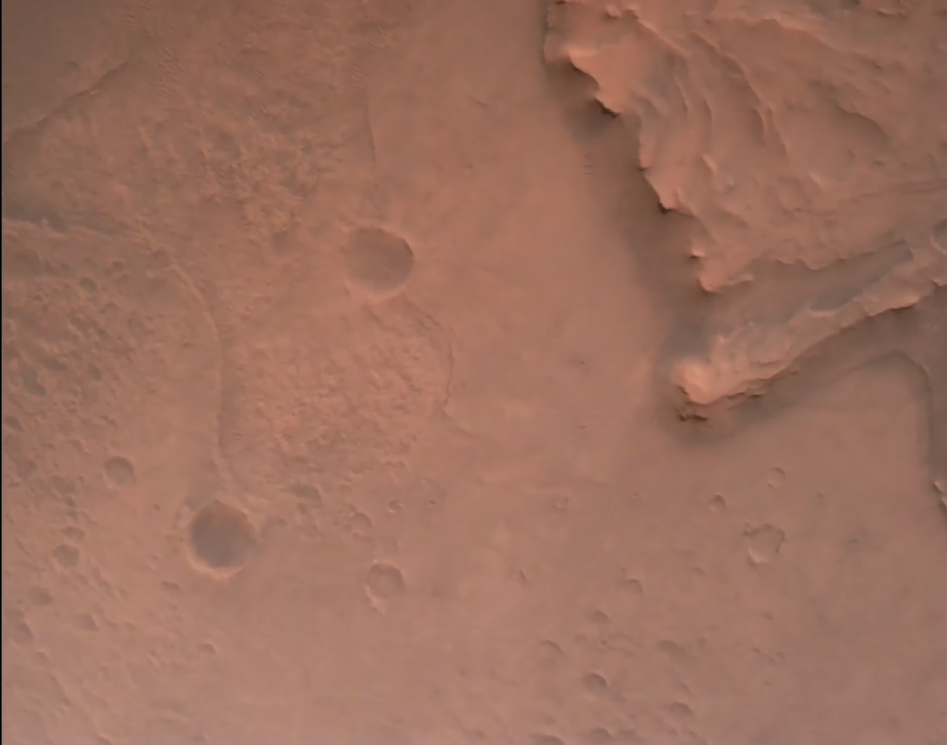
#> input picture data/aerials/Mars_Perseverance_descent_1.png, 947 x 745 px, shrunk from 2266 x 1782 before the run
$ python landing_jezero_west_ridge.py
#> lines starting #> are read from the running program, lines starting #| are printed output that depends on the picture; long printed decimals are rounded
#> further down, img1 is the input picture: shape (745, 947, 3) float32; mean R, G, B 0.608, 0.437, 0.371
### src/perseverance/__init__.py
import matplotlib
matplotlib.use('Qt5Agg')

from os.path import dirname, realpath, join

assetsdir = join(dirname(dirname(dirname(realpath(__file__)))), "data", "aerials")

def rgb2gray(img):
    r = img[:, :, 0]
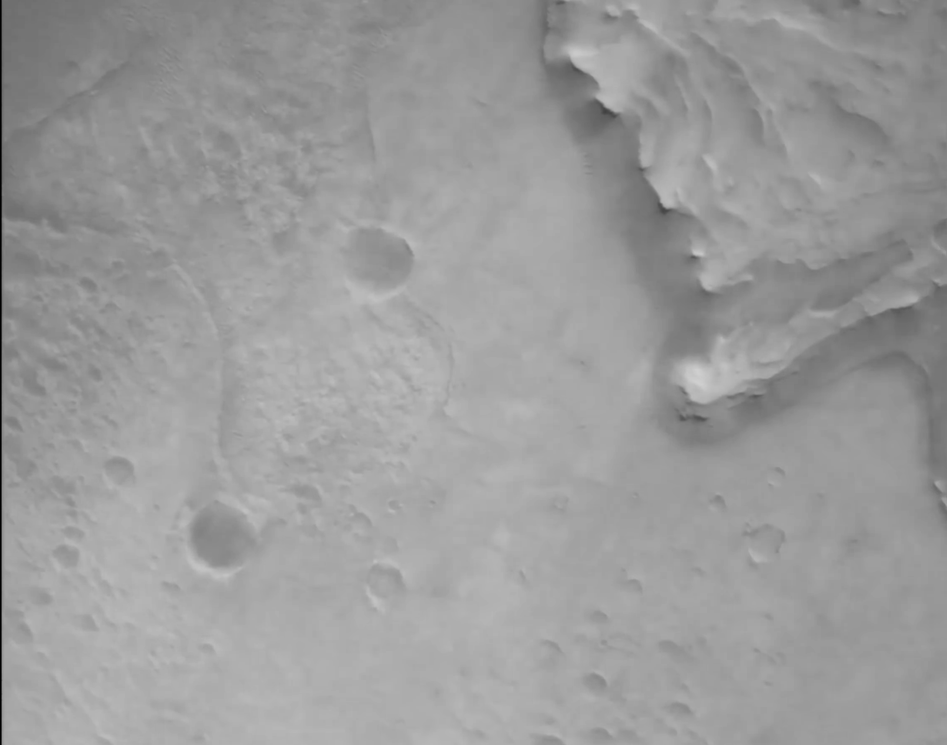
#> r: shape (745, 947) float32; min 0, max 0.812, mean 0.609
    g = img[:, :, 1]
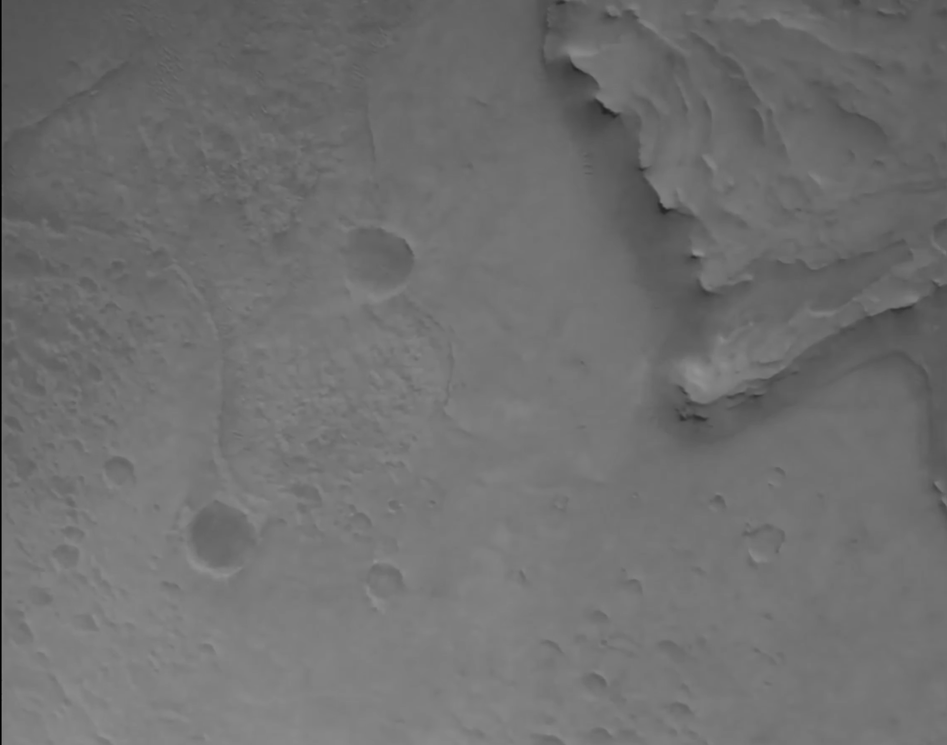
#> g: shape (745, 947) float32; min 0, max 0.573, mean 0.437
    b = img[:, :, 2]
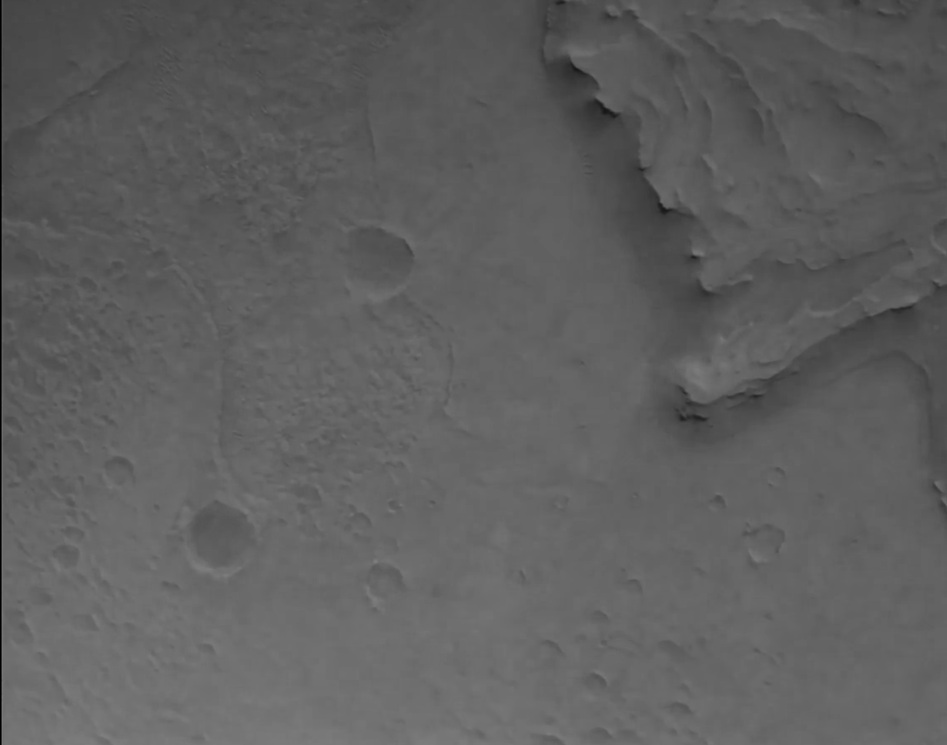
#> b: shape (745, 947) float32; min 0, max 0.494, mean 0.371
    return (
        0.2989 * r + 0.5879 * g + 0.114 * b
    )
#| 0.4471 0.4901
#| 0.4721 0.481
#| 0.4721 0.481
#| 0.1145 0.05379
#| 0.01312 0.002893

def threshold(img, thresh=127):
    return ((img > thresh) * 255).astype("uint8")

def inverted_threshold(img, thresh=127):
#> called with thresh = 220
    return ((img < thresh) * 255).astype("uint8")
#> returned value: shape (745, 947); every value is 255

### src/perseverance/landing_jezero_west_ridge.py
"""
IMAGE SEGMENTATION: image thresholding
on Mars Perseverance landing aerial image
(west edge of Jezero Crater)
"""
from os.path import join

import numpy as np
import matplotlib.pyplot as plt
import matplotlib.image as mpimg

from __init__ import assetsdir, rgb2gray, threshold, inverted_threshold


img1 = mpimg.imread(join(assetsdir, "Mars_Perseverance_descent_1.png"))
grayscale_img1 = rgb2gray(img1)
print(np.median(img1), np.median(grayscale_img1))
print(np.average(img1), np.average(grayscale_img1))
print(np.mean(img1), np.mean(grayscale_img1))
print(np.std(img1), np.std(grayscale_img1))
print(np.var(img1), np.var(grayscale_img1))

_, axs = plt.subplots(2, 2, constrained_layout=True)

axs[0,0].set_title("Original")
axs[0,0].imshow(img1)

axs[0,1].set_title("grayscale")
axs[0,1].imshow(grayscale_img1,  cmap="gray")

axs[1,0].set_title("grayscale - inverted threshold 200 grayscale")
axs[1,0].imshow(grayscale_img1 - inverted_threshold(grayscale_img1, thresh=220), cmap="gray")

axs[1,1].set_title("inverted threshold 127 grayscale - grayscale")
axs[1,1].imshow(inverted_threshold(grayscale_img1) - grayscale_img1, cmap="gray")

plt.show()
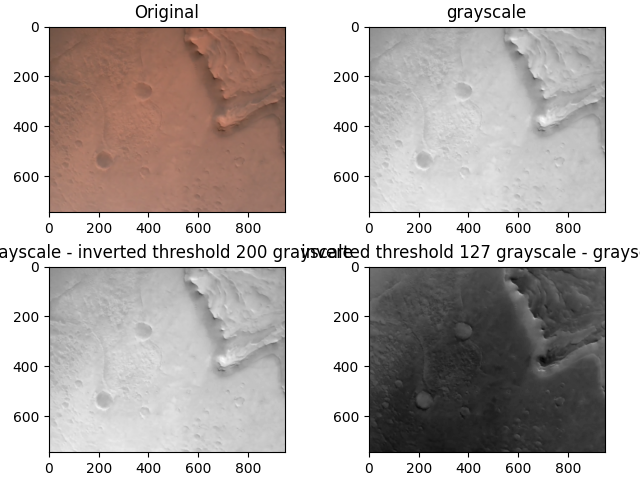
#> figure drawn by matplotlib, 4 panels

$ run again, with data/aerials/Mars_Perseverance_descent_2.png copied over data/aerials/Mars_Perseverance_descent_1.png
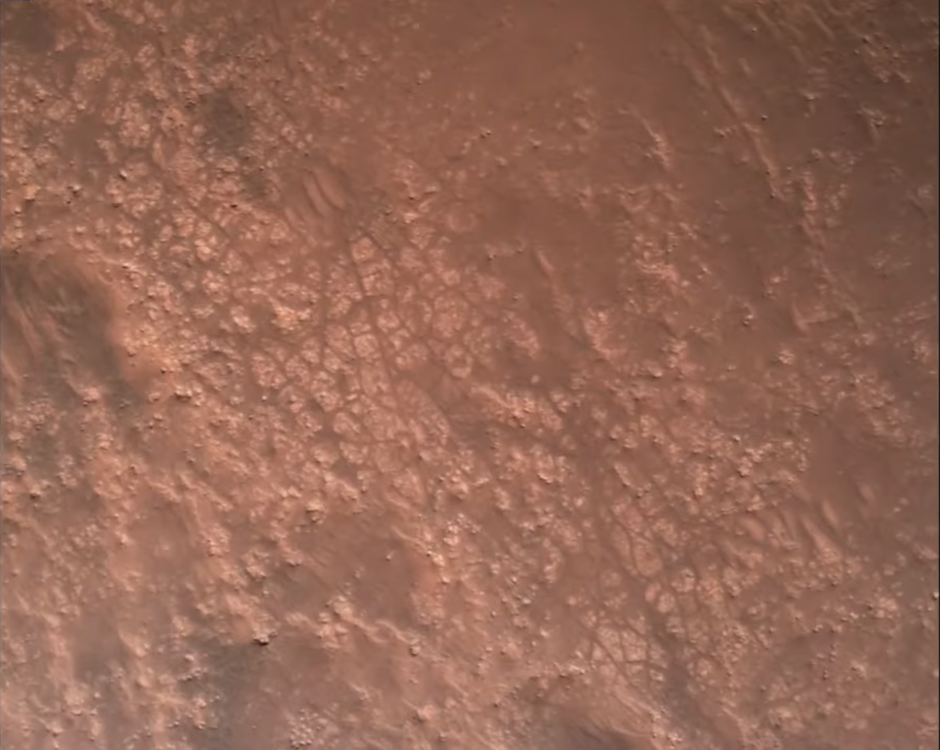
#> input picture data/aerials/Mars_Perseverance_descent_2.png, 940 x 750 px, shrunk from 2703 x 2157 before the run
#> img1 is the input picture: shape (750, 940, 3) float32; mean R, G, B 0.579, 0.403, 0.335
#> in rgb2gray, `b = img[:, :, 2]`:
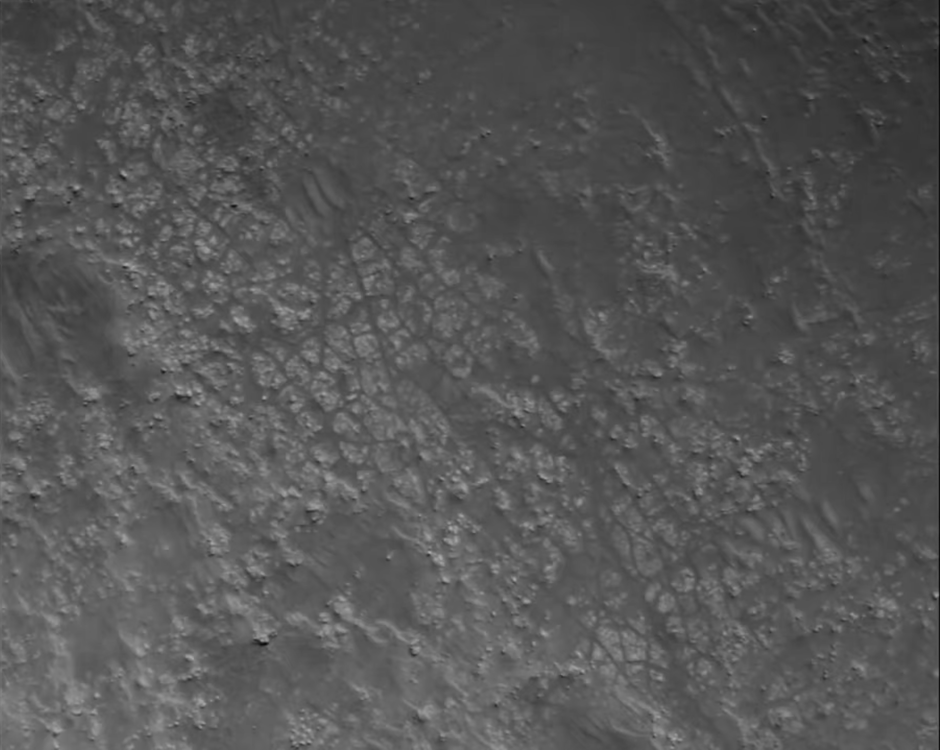
#> b: shape (750, 940) float32; min 0.0275, max 0.675, mean 0.335
#| 0.4118 0.4426
#| 0.4389 0.448
#| 0.4389 0.448
#| 0.1281 0.07544
#| 0.0164 0.005691
#> `plt.show()`:
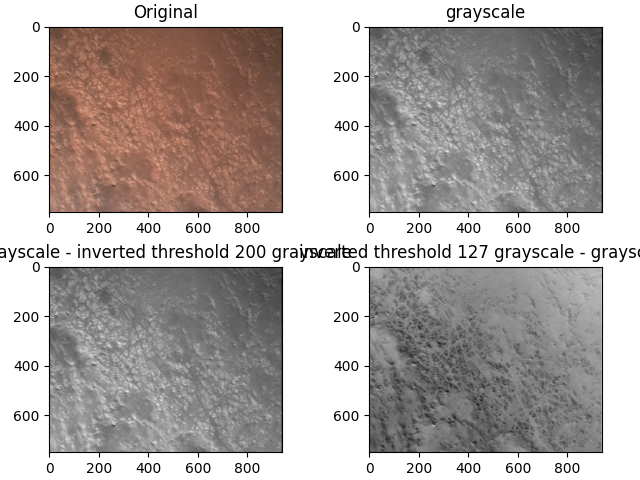
#> figure drawn by matplotlib, 4 panels

$ run again, with data/aerials/Mars_Perseverance_descent_3.png copied over data/aerials/Mars_Perseverance_descent_1.png
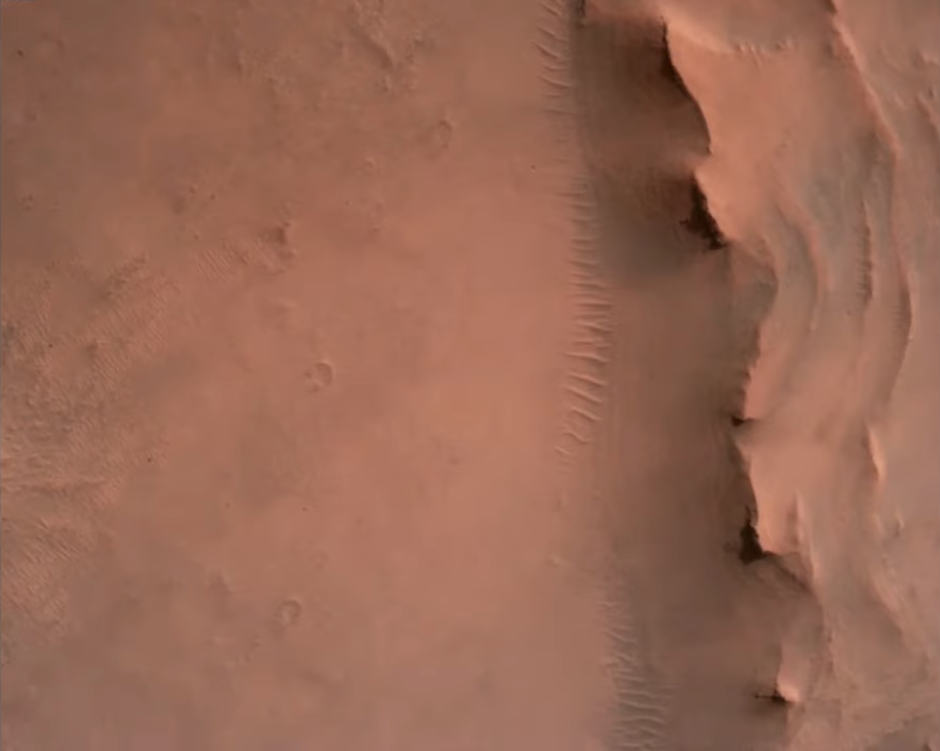
#> input picture data/aerials/Mars_Perseverance_descent_3.png, 940 x 751 px, shrunk from 2696 x 2155 before the run
#> img1 is the input picture: shape (751, 940, 3) float32; mean R, G, B 0.596, 0.408, 0.335
#> in rgb2gray, `b = img[:, :, 2]`:
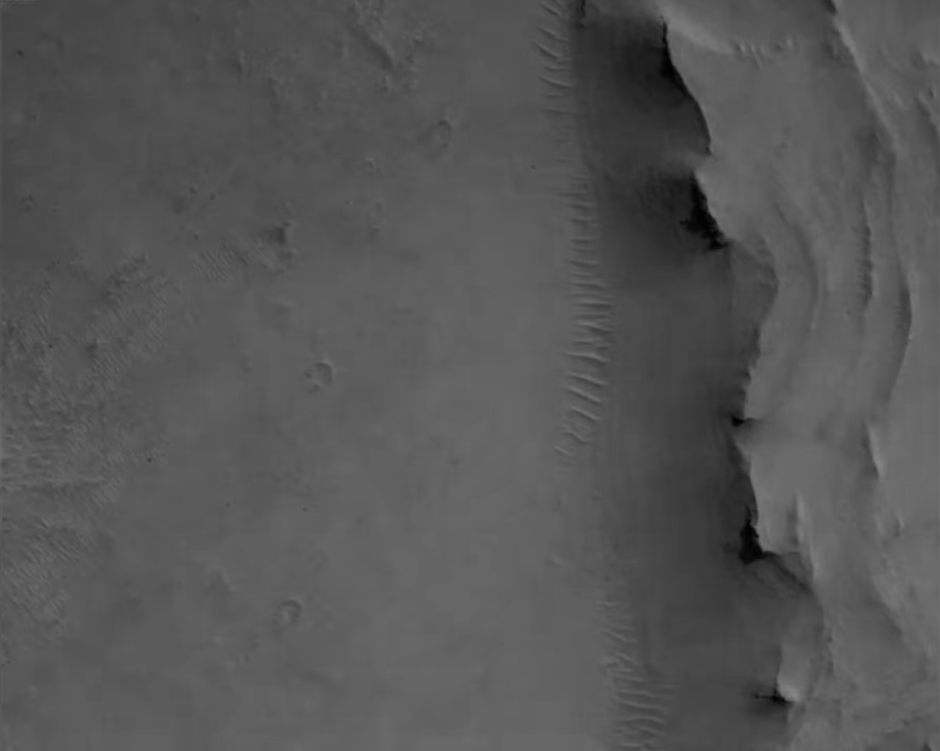
#> b: shape (751, 940) float32; min 0, max 0.529, mean 0.335
#| 0.4157 0.4695
#| 0.4463 0.4564
#| 0.4463 0.4564
#| 0.1302 0.06798
#| 0.01696 0.004622
#> `plt.show()`:
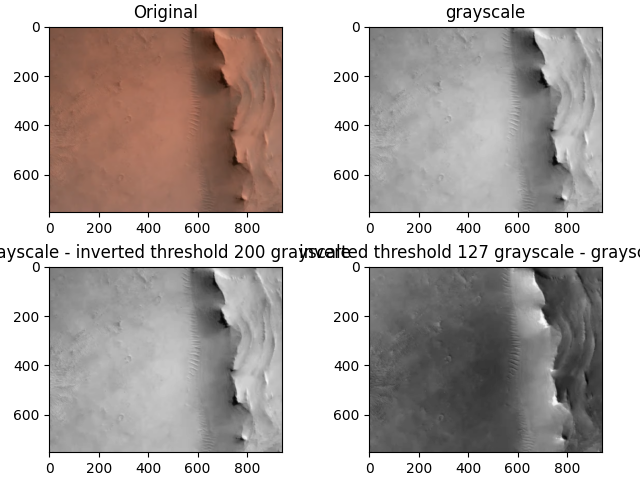
#> figure drawn by matplotlib, 4 panels

$ run again, with data/aerials/2.1.01.tiff saved as data/aerials/Mars_Perseverance_descent_1.png
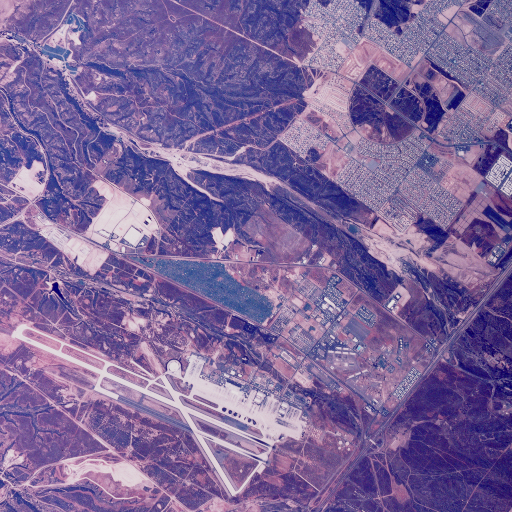
#> input picture data/aerials/2.1.01.tiff, 512 x 512 px
#> img1 is the input picture: shape (512, 512, 3) float32; mean R, G, B 0.493, 0.403, 0.603
#> in rgb2gray, `b = img[:, :, 2]`:
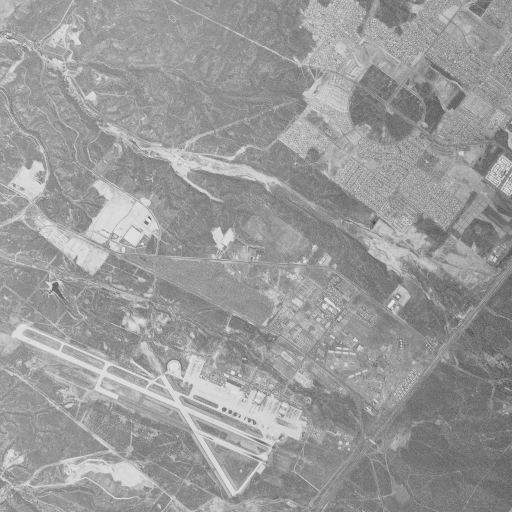
#> b: shape (512, 512) float32; min 0.231, max 0.89, mean 0.603
#| 0.5098 0.4321
#| 0.5 0.4533
#| 0.5 0.4533
#| 0.1744 0.1615
#| 0.0304 0.02609
#> `plt.show()`:
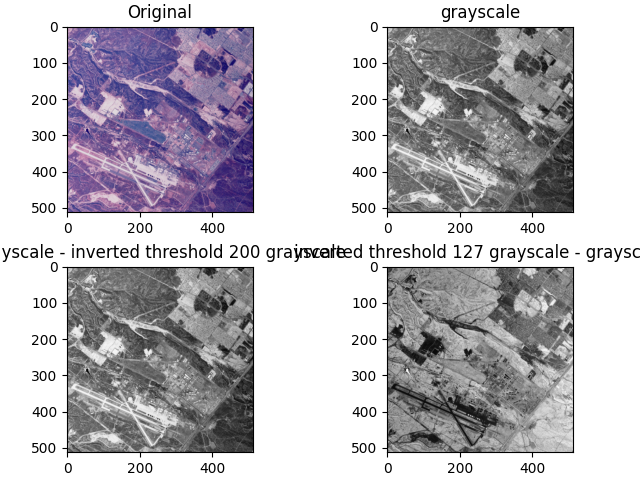
#> figure drawn by matplotlib, 4 panels
